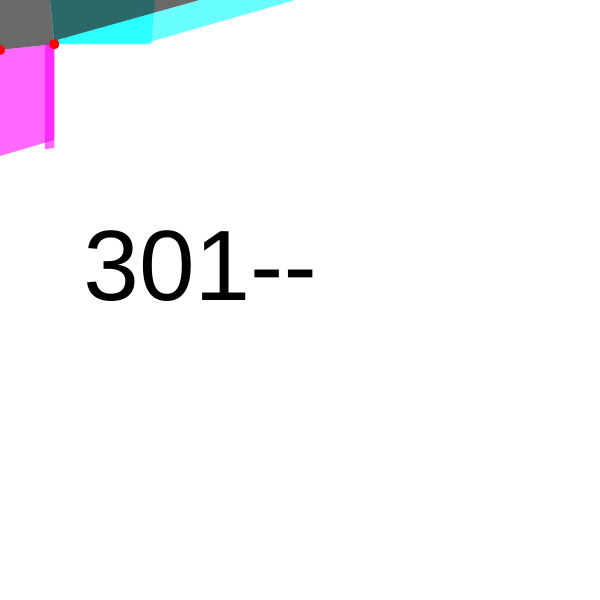
Frame 1 (no input)
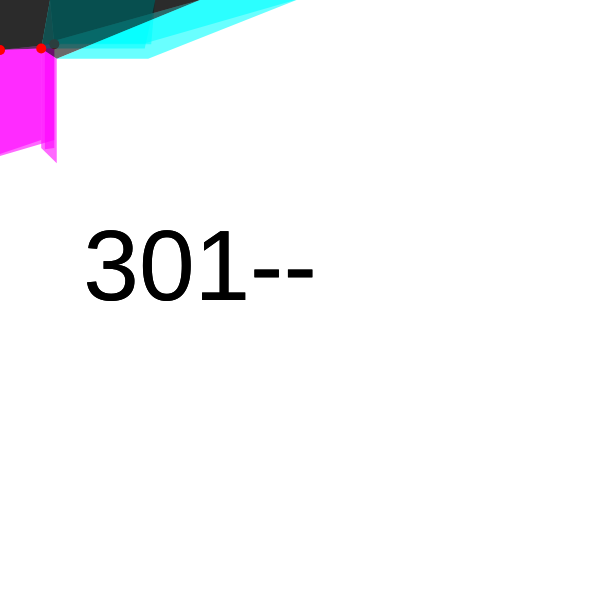
Frame 2 (the mouse pressed at the canvas centre, redrawn once)

The p5.js sketch that drew these frames (run headless with seeded random() and noise() and a simulated clock; the mouse was pressed at the canvas centre and the sketch redrawn once):

// p5.js sketch
// ── sketch.js
// two-unit composition with "301--" caption, red-dot anchor marker

function setup() {
  createCanvas(600, 600);
  background(255);
  noLoop();
}

function draw() {
  // caption
  fill(0);
  noStroke();
  textAlign(CENTER);
  textSize(100);
  text('301--', width / 3, height / 2);

  const u = new Unit();
  u.display();

  // chain the second unit off the first's right edge
  const u2 = new Unit(u.b1.copy(), createVector(200, 0), u.b4.copy());
  u2.display();
}

class Unit {
  constructor(a1, a2, a4) {
    if (a1) {
      this.a1 = a1.copy();
      this.a2 = a2.copy();
      this.a4 = a4.copy();
    } else {
      this.a1 = createVector(0, 0);
      this.a2 = createVector(50, 0);
      this.a4 = createVector(0, 50);
    }
    const stepS = 50, stepL = 100, off = 10;
    this.a3 = createVector(
      random(stepS - off, stepS + off),
      random(stepS - off, stepS + off)
    );
    this.b1 = this.a2.copy();
    this.b4 = this.a3.copy();
    this.b2 = createVector(this.a2.x + random(stepL - off, stepL + off), this.a2.y);
    this.b3 = createVector(this.a3.x + random(stepL - off, stepL + off), this.a3.y);
    this.c1 = this.a4.copy();
    this.c2 = this.a3.copy();
    this.c4 = createVector(this.a4.x, this.a4.y + random(stepL - off, stepL + off));
    this.c3 = createVector(this.a3.x, this.a3.y + random(stepL - off, stepL + off));
  }

  display() {
    noStroke();
    fill(0, 150);
    quad4(this.a1, this.a2, this.a3, this.a4);
    fill(0, 255, 255, 150);
    quad4(this.b1, this.b2, this.b3, this.b4);
    fill(255, 0, 255, 150);
    quad4(this.c1, this.c2, this.c3, this.c4);

    stroke(255, 0, 0);
    strokeWeight(10);
    point(this.a4.x, this.a4.y);
    noStroke();
  }
}

function quad4(p1, p2, p3, p4) {
  beginShape();
  vertex(p1.x, p1.y);
  vertex(p2.x, p2.y);
  vertex(p3.x, p3.y);
  vertex(p4.x, p4.y);
  endShape(CLOSE);
}
